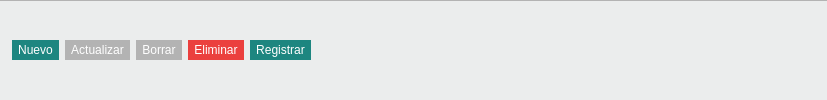
           <widget class="QFrame" name="frame_7">
            <property name="styleSheet">
             <string notr="true">QFrame {
	background-color: #ebeded;
	border-top: 1px solid #b3b3b3;
}</string>
            </property>
            <property name="frameShape">
             <enum>QFrame::StyledPanel</enum>
            </property>
            <property name="frameShadow">
             <enum>QFrame::Raised</enum>
            </property>
            <layout class="QHBoxLayout" name="horizontalLayout_5">
             <item>
              <widget class="QPushButton" name="newPlan">
               <property name="cursor">
                <cursorShape>PointingHandCursor</cursorShape>
               </property>
               <property name="styleSheet">
                <string notr="true">QPushButton {
	background-color: #1D8680;
	border-style: outset;
	border-radius: 12px;
	font: 12pt &quot;MS Shell Dlg 2&quot;;
	color: white;
	min-width: 7em;
	max-width:10em;
	padding: 3px  6px 3px 6px;
}

QPushButton::focus,
QPushButton::hover {
	background-color: #109491;
	border-color: #ededef;
}
</string>
               </property>
               <property name="text">
                <string>Nuevo</string>
               </property>
              </widget>
             </item>
             <item>
              <widget class="QPushButton" name="editPlan">
               <property name="cursor">
                <cursorShape>PointingHandCursor</cursorShape>
               </property>
               <property name="styleSheet">
                <string notr="true">QPushButton {
	background-color: #B3B3B3;
	border-style: outset;
	border-radius: 12px;
	font: 12pt &quot;MS Shell Dlg 2&quot;;
	color: white;
	min-width: 7em;
	max-width:7em;
	padding: 3px  6px 3px 6px;
}

QPushButton::focus,
QPushButton::hover {
	background-color: #a7a7a7;
	border-color: #ededef;
}</string>
               </property>
               <property name="text">
                <string>Actualizar</string>
               </property>
              </widget>
             </item>
             <item>
              <widget class="QPushButton" name="clearButton">
               <property name="cursor">
                <cursorShape>PointingHandCursor</cursorShape>
               </property>
               <property name="styleSheet">
                <string notr="true">QPushButton {
	background-color: #B3B3B3;
	border-style: outset;
	border-radius: 12px;
	font: 12pt &quot;MS Shell Dlg 2&quot;;
	color: white;
	min-width: 7em;
	max-width:7em;
	padding: 3px  6px 3px 6px;
}

QPushButton::focus,
QPushButton::hover {
	background-color: #a7a7a7;
	border-color: #ededef;
}</string>
               </property>
               <property name="text">
                <string>Borrar</string>
               </property>
              </widget>
             </item>
             <item>
              <widget class="QPushButton" name="deletePlan">
               <property name="cursor">
                <cursorShape>PointingHandCursor</cursorShape>
               </property>
               <property name="styleSheet">
                <string notr="true">QPushButton {
	background-color: #EB403E;
	border-style: outset;
	border-radius: 12px;
	font: 12pt &quot;MS Shell Dlg 2&quot;;
	color: white;
	min-width: 7em;
	max-width:7em;
	padding: 3px  6px 3px 6px;
}

QPushButton::focus,
QPushButton::hover {
	background-color: #EB553E;
	border-color: #EB403E;
}</string>
               </property>
               <property name="text">
                <string>Eliminar</string>
               </property>
              </widget>
             </item>
             <item>
              <widget class="QPushButton" name="savePlan">
               <property name="cursor">
                <cursorShape>PointingHandCursor</cursorShape>
               </property>
               <property name="styleSheet">
                <string notr="true">QPushButton {
	background-color: #1D8680;
	border-style: outset;
	border-radius: 12px;
	font: 12pt &quot;MS Shell Dlg 2&quot;;
	color: white;
	min-width: 7em;
	max-width:10em;
	padding: 3px  6px 3px 6px;
}

QPushButton::focus,
QPushButton::hover {
	background-color: #109491;
	border-color: #ededef;
}
</string>
               </property>
               <property name="text">
                <string>Registrar</string>
               </property>
              </widget>
             </item>
             <item>
              <spacer name="horizontalSpacer_5">
               <property name="orientation">
                <enum>Qt::Horizontal</enum>
               </property>
               <property name="sizeHint" stdset="0">
                <size>
                 <width>504</width>
                 <height>18</height>
                </size>
               </property>
              </spacer>
             </item>
            </layout>
           </widget>
